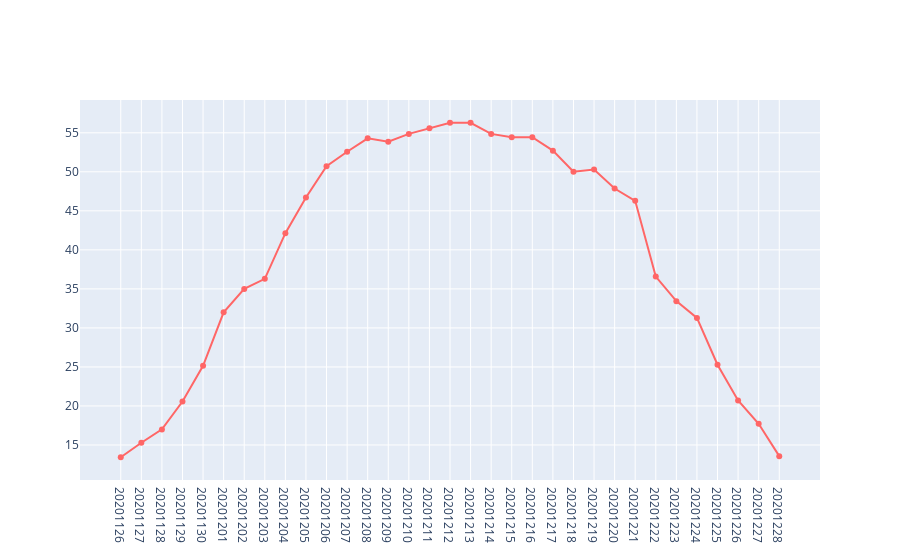

Source (notebook cell):
### Code cell
# Plot average home sold number per day
plot_single_day_data(last_day_on_markets_lst, cutoff_day=20201123, n_days_average=7)
